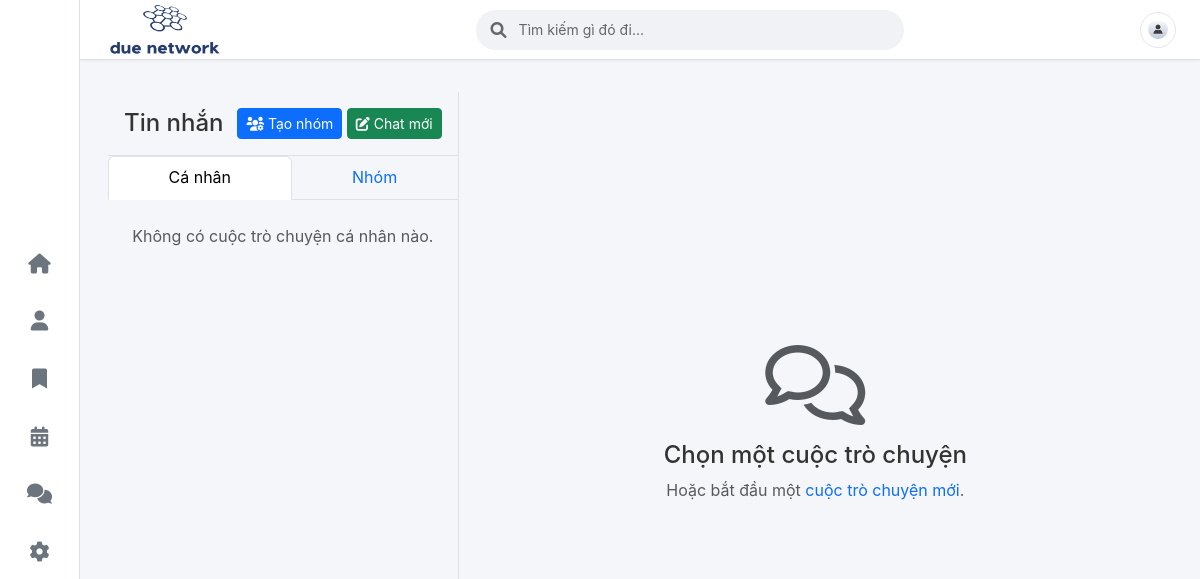
/messages/ (signed in), run on an earlier commit of the app's database.
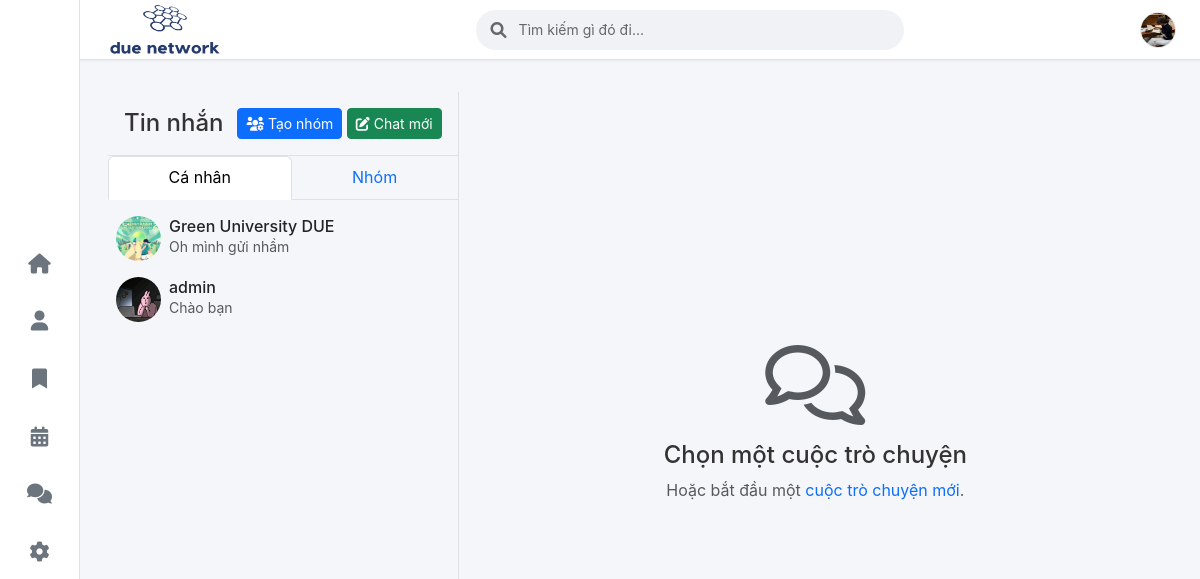
And on a later commit of the database.
### core/models.py (models this page shows, shortened)
class CustomUser(AbstractUser):
    ROLE_CHOICES = (
        ('user', 'User'),
        ('mod', 'Mod'),
        ('admin', 'Admin'),
    )
    email = models.EmailField(
        _('email address'),
        unique=True,
        validators=[validate_due_email] # Yêu cầu email DUE [cite: 2]
    )
    phone_number = models.CharField(max_length=15, blank=True, null=True) # Không bắt buộc [cite: 2]
    avatar = models.ImageField(upload_to='avatars/', null=True, blank=True, default='avatars/default_avatar.png')
    role = models.CharField(max_length=10, choices=ROLE_CHOICES, default='user')
    objects = CustomUserManager()
    groups = models.ManyToManyField(
        Group,
        verbose_name=_('groups'),
        blank=True,
        help_text=_(
            'The groups this user belongs to. A user will get all permissions '
            'granted to each of their groups.'
        ),
        related_name="customuser_groups",
        related_query_name="customuser",
    )
    user_permissions = models.ManyToManyField(
        Permission,
        verbose_name=_('user permissions'),
        blank=True,
        help_text=_('Specific permissions for this user.'),
        related_name="customuser_permissions",
        related_query_name="customuser",
    )
    def __str__(self):
        return self.username

class Profile(models.Model):
    user = models.OneToOneField(settings.AUTH_USER_MODEL, on_delete=models.CASCADE)
    avatar = models.ImageField(upload_to='avatars/', null=True, blank=True, default='avatars/default_avatar.png')

class ChatGroup(models.Model):
    name = models.CharField(max_length=100, blank=True)
    members = models.ManyToManyField(settings.AUTH_USER_MODEL, related_name='chat_groups')
    creator = models.ForeignKey(settings.AUTH_USER_MODEL, on_delete=models.SET_NULL, null=True, related_name='created_groups', limit_choices_to={'role__in': ['mod', 'admin']}) # [cite: 45]
    is_private_chat = models.BooleanField(default=False)
    created_at = models.DateTimeField(auto_now_add=True)

### core/views.py (the view)
# urls.py: path('messages/', views.message_center_view, name='message_center'),
@login_required
def message_center_view(request):
    current_user = request.user
    latest_message_subquery = Message.objects.filter(
        group=OuterRef('pk')
    ).order_by('-timestamp').values('content')[:1]
    latest_message_timestamp_subquery = Message.objects.filter(
        group=OuterRef('pk')
    ).order_by('-timestamp').values('timestamp')[:1]
    user_chat_groups = current_user.chat_groups.prefetch_related(
        'members__profile',  # Lấy profile của các member
    ).annotate(
        last_message_content_sub=Subquery(latest_message_subquery),
        last_message_time_sub=Subquery(latest_message_timestamp_subquery)
    ).order_by(models.F('last_message_time_sub').desc(nulls_last=True), '-created_at')
    private_chats_list = []
    group_chats_list = []
    for group_instance in user_chat_groups:  # Đổi tên biến lặp để rõ ràng hơn
        group_instance.last_message_content = group_instance.last_message_content_sub or "Chưa có tin nhắn"
        group_instance.last_message_time = group_instance.last_message_time_sub or group_instance.created_at
        if group_instance.is_private_chat:
            if group_instance.members.count() == 2:  # Chỉ xử lý private chat có đúng 2 thành viên
                other_user_in_chat = group_instance.members.exclude(id=current_user.id).first()
                if other_user_in_chat:
                    group_instance.other_user = other_user_in_chat
                    private_chats_list.append(group_instance)
        else:  # Group chat nhiều người
            group_chats_list.append(group_instance)
    blocked_users_by_me_ids = BlockedUser.objects.filter(blocker=current_user).values_list('blocked_id', flat=True)
    users_who_blocked_me_ids = BlockedUser.objects.filter(blocked=current_user).values_list('blocker_id', flat=True)
    all_users_for_new_chat = CustomUser.objects.exclude(id=current_user.id) \
        .exclude(id__in=blocked_users_by_me_ids) \
        .exclude(id__in=users_who_blocked_me_ids) \
        .select_related('profile') \
        .order_by('username')
    create_group_chat_form = None
    if current_user.is_authenticated and current_user.role in ['mod', 'admin']:
        create_group_chat_form = GroupChatCreationForm(current_user=current_user)
    context = {
        'private_chats': private_chats_list,  # Đổi tên biến context cho nhất quán
        'group_chats': group_chats_list,  # Đổi tên biến context cho nhất quán
        'all_users_for_chat': all_users_for_new_chat,
        'create_group_chat_form': create_group_chat_form,
        'sub_page_title': 'Tin nhắn',
    }
    return render(request, 'core/messaging/message_center.html', context)

### core/forms.py
class GroupChatCreationForm(forms.ModelForm):
    name = forms.CharField(label="Tên nhóm chat", required=True)
    members = forms.ModelMultipleChoiceField(
        queryset=CustomUser.objects.all(),
        widget=forms.CheckboxSelectMultiple,
        label="Thêm thành viên"
    )
    class Meta:
        model = ChatGroup
        fields = ['name', 'members']

### core/templates/core/messaging/message_center.html (shortened to what this page needs)
{% extends "core/base.html" %}
{% load static %}
{% block content %}
<div class="container-fluid mt-3">
    <div class="row" style="height: calc(100vh - 120px);">
        <div class="col-md-4 border-end pe-0">
            <div class="p-3 border-bottom d-flex justify-content-between align-items-center">
                <h4 class="mb-0">Tin nhắn</h4>
                <div>
                    {% if request.user.role in "mod admin" %}
                    <button class="btn btn-sm btn-primary" data-bs-toggle="modal" data-bs-target="#createGroupChatModal" title="Tạo nhóm chat mới">
                        <i class="fas fa-users-cog"></i> Tạo nhóm
                    </button>
                    {% endif %}
                     <button class="btn btn-sm btn-success" data-bs-toggle="modal" data-bs-target="#startNewPrivateChatModal" title="Bắt đầu chat mới">
                        <i class="fas fa-pen-to-square"></i> Chat mới
                    </button>
                </div>
            </div>
            <ul class="nav nav-tabs nav-fill mb-2" id="chatTypeTab" role="tablist">
                <li class="nav-item" role="presentation">
                    <button class="nav-link active" id="private-chats-tab" data-bs-toggle="tab" data-bs-target="#private-chats" type="button" role="tab" aria-controls="private-chats" aria-selected="true">Cá nhân</button>
                </li>
                <li class="nav-item" role="presentation">
                    <button class="nav-link" id="group-chats-tab" data-bs-toggle="tab" data-bs-target="#group-chats" type="button" role="tab" aria-controls="group-chats" aria-selected="false">Nhóm</button>
                </li>
            </ul>
            <div class="tab-content" id="chatTypeTabContent" style="max-height: calc(100% - 120px); overflow-y: auto;">
                <div class="tab-pane fade show active" id="private-chats" role="tabpanel" aria-labelledby="private-chats-tab">
                    {% for chat in private_chats %}
                        <a href="{% url 'chat_room' chat.id %}" class="text-decoration-none text-dark">
                        <div class="d-flex align-items-center p-2 chat-list-item {% if current_chat_group_id == chat.id %}active{% endif %}">
                            <img src="{{ chat.other_user.profile.avatar.url }}" alt="{{ chat.other_user.username }}" class="rounded-circle chat-avatar me-2">
                            <div class="flex-grow-1 overflow-hidden">
                                <h6 class="mb-0 text-truncate">{{ chat.other_user.get_full_name|default:chat.other_user.username }}</h6>
                                <small class="text-muted text-truncate d-block">{{ chat.last_message_content|default:"Chưa có tin nhắn" }}</small>
                            </div>
                        </div>
                        </a>
                    {% empty %}
                        <p class="text-center text-muted p-3">Không có cuộc trò chuyện cá nhân nào.</p>
                    {% endfor %}
                </div>
            </div>
        </div>
        <div class="col-md-8 ps-0 d-flex flex-column">
            {% if not group %}
            <div class="d-flex flex-column justify-content-center align-items-center h-100 text-center">
                <i class="far fa-comments fa-5x text-muted mb-3"></i>
                <h4>Chọn một cuộc trò chuyện</h4>
                <p class="text-muted">Hoặc bắt đầu một <a href="#" data-bs-toggle="modal" data-bs-target="#startNewPrivateChatModal">cuộc trò chuyện mới</a>.</p>
            </div>
            {% else %}
                 {% include "core/messaging/chat_room_content.html" with group=group messages_list=messages_list message_form=message_form other_user=other_user is_creator=is_creator %}
            {% endif %}
        </div>
    </div>
</div>
{% endblock %}

### core/templates/core/partials/_navbar.html (shortened to what this page needs)
{% load static %}
<nav class="navbar navbar-expand-lg navbar-light bg-white border-bottom sticky-top">
    <div class="container-fluid px-4">
        <a class="navbar-brand" href="{% url 'home' %}">
            <img src="{% static 'core/images/due_network_logo_small.png' %}" alt="DUE Network" height="55" width="120">
        </a>
        <div class="search-container mx-auto">
            <form action="{% url 'search' %}" method="GET" role="search">
                <div class="search-wrapper">
                    <i class="fas fa-search search-icon"></i>
                    <input type="search" name="q" placeholder="Tìm kiếm gì đó đi..." value="{{ request.GET.q }}">
                </div>
            </form>
        </div>
        <div class="user-profile">
            {% if user.is_authenticated %}
            <div class="dropdown">
                <a class="profile-link" href="#" id="navbarDropdownUser" role="button" data-bs-toggle="dropdown" aria-expanded="false">
                    {% if user.profile and user.profile.avatar and user.profile.avatar.name %}
                        <img src="{{ user.profile.avatar.url }}" alt="{{ user.username }}" class="rounded-circle">
                    {% else %}
                        <img src="{% static 'core/images/default_placeholder_avatar.png' %}" alt="{{ user.username }}" class="rounded-circle">
                    {% endif %}
                </a>
            </div>
            {% endif %}
        </div>
    </div>
</nav>

What changed in the data, as far as the page shows it:
changed CustomUser: profile.avatar: picture added in place of a placeholder
added ChatGroup: other_user.profile.avatar (picture), other_user.get_full_name "Green University DUE", last_message_content "Oh mình gửi nhầm"
added ChatGroup: other_user.profile.avatar (picture), other_user.get_full_name "admin", last_message_content "Chào bạn"
Also different on the page:
text no longer shown: "Không có cuộc trò chuyện cá nhân nào."
